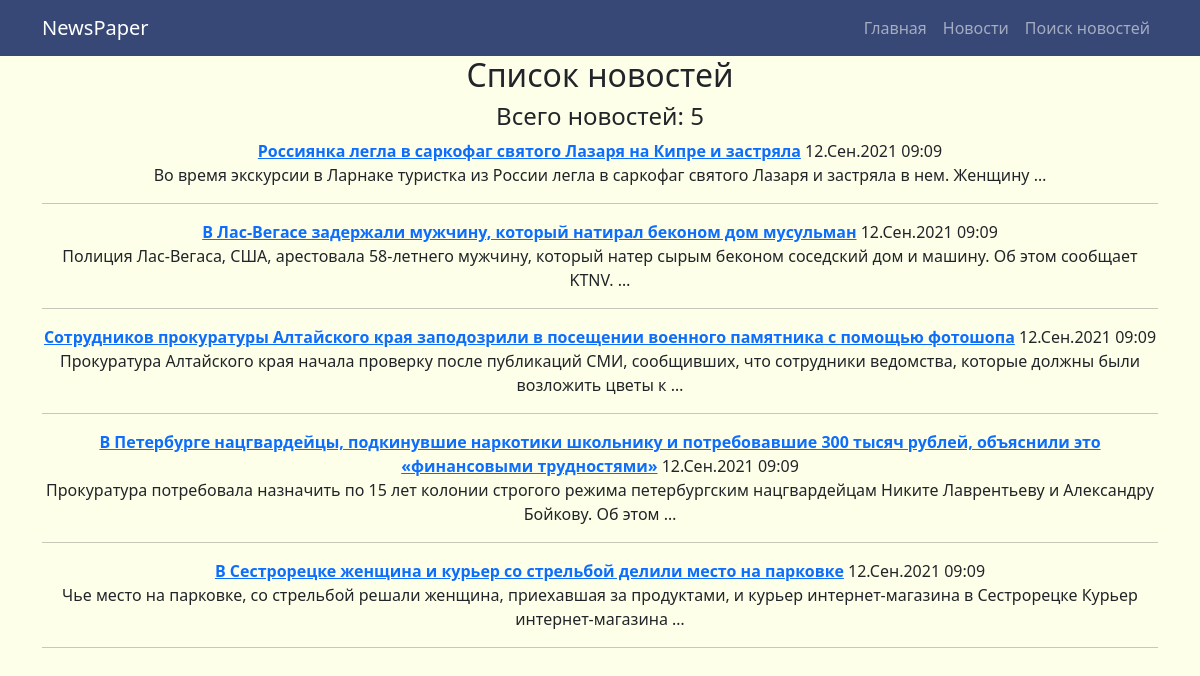
The page /news/ on the database as committed earlier.
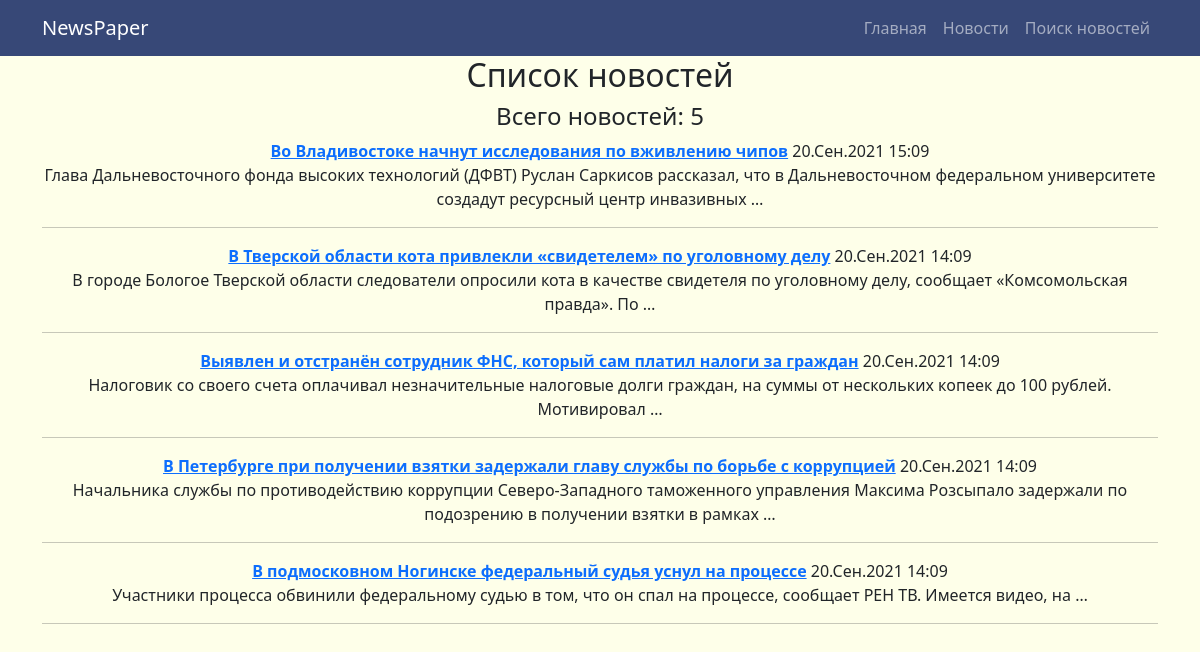
The same page on the database as committed later.
### news/models.py (models this page shows, shortened)
class Post(models.Model):
    post = "PS"
    news = "NW"
    TYPE = [
        (post, "Статья"),
        (news, "Новость"),
    ]
    author = models.ForeignKey(Author,
                               on_delete=models.CASCADE)
    type = models.CharField(max_length=2, choices=TYPE, default=post)
    create_time = models.DateTimeField(auto_now_add=True)
    category = models.ManyToManyField(Category, through="PostCategory")
    header = models.CharField(max_length=256,
                              default='Заголовок отсутвует')
    text = models.TextField(default='Текст отсутствует')
    rating = models.FloatField(default=0.0)

### news/views.py (the view)
# urls.py: path('', PostList.as_view()),
class PostList(ListView):
    model = Post
    template_name = 'news_list.html'
    context_object_name = 'news_list'
    queryset = Post.objects.all().order_by('id').reverse()
    paginate_by = 5
    def get_context_data(self, **kwargs):
        context = super().get_context_data(**kwargs)
        context["time_now"] = datetime.utcnow()
        return context

### news/templatetags/custom_filters.py (called while the page is built)
@register.filter(name='censor')
def censor(text):
    censor_text = ''
    for word in text.split()[:]:
        if word.strip(',.\'"').lower() in CENSOR_VOCABULARY:
             word = f'{word[0]}{re.sub("[a-zA-zа-яА-ЯёЁ]","*", word[1:-1])}{word[-2:]}'
        censor_text += f' {word}'
    return censor_text

### templates/news_list.html (shortened to what this page needs)
{% extends 'flatpages/default.html' %}
{% load custom_filters %}
{% block content %}
<h2>Список новостей</h2>
<h4>Всего новостей: {{ news_list|length }} </h4>
{% if news_list %}
    {% for news in news_list %}
        <b><a href={{news.id}}> {{ news.header|censor }}</a></b>
        {{ news.create_time|date:'d.M.Y  H:m' }} <br>
        {{ news.text|censor|truncatewords:18}} <hr>
    {% endfor %}
{% else %}
    <h2>Новостей пока нет</h2>
{% endif %}
{% endblock content %}

### templates/flatpages/default.html (shortened to what this page needs)
{% load static %}
<!DOCTYPE html>
<html lang="en">
    <head>
        <link href="{% static '/css/style.css' %}" rel="stylesheet">
    </head>
    <body>
        <nav class="navbar navbar-expand-lg navbar-dark bg-dark">
            <div class="container">
                <a class="navbar-brand" href="/">NewsPaper</a>
                <div class="collapse navbar-collapse" id="navbarSupportedContent">
                    <ul class="navbar-nav ms-auto mb-2 mb-lg-0">
                        <li class="nav-item"><a class="nav-link" aria-current="page" href="/">Главная</a></li>
                        <li class="nav-item"><a class="nav-link" href="/news/">Новости</a></li>
                        <li class="nav-item"><a class="nav-link" href="/news/search">Поиск новостей</a></li>
                    </ul>
                </div>
            </div>
        </nav>
        <div class="container">
            <div class="row">
            <div class="col-lg-12 text-center">
            {% block content %}{% endblock content %}
            </div>
            </div>
        </div>
    </body>
</html>

Rows that differ between the two databases and show on the page:
removed Post: header|censor "Россиянка легла в саркофаг святого Лазаря на Кипре и застряла", create_time "12.Сен.2021 09:09", text|censor "Во время экскурсии в Ларнаке туристка из России легла в саркофаг святого Лазаря и застряла в нем. Женщину …"
removed Post: header|censor "В Лас-Вегасе задержали мужчину, который натирал беконом дом мусульман", create_time "12.Сен.2021 09:09", text|censor "Полиция Лас-Вегаса, США, арестовала 58-летнего мужчину, который натер сырым беконом соседский дом и машину. Об этом сообщает KTNV. …"
removed Post: header|censor "Сотрудников прокуратуры Алтайского края заподозрили в посещении военного памятника с помощью фотошопа", create_time "12.Сен.2021 09:09", text|censor "Прокуратура Алтайского края начала проверку после публикаций СМИ, сообщивших, что сотрудники ведомства, которые должны были возложить цветы к …"
removed Post: header|censor "В Петербурге нацгвардейцы, подкинувшие наркотики школьнику и потребовавшие 300 тысяч рублей, объяснили это «финансовыми трудностями»", create_time "12.Сен.2021 09:09", text|censor "Прокуратура потребовала назначить по 15 лет колонии строгого режима петербургским нацгвардейцам Никите Лаврентьеву и Александру Бойкову. Об этом …"
removed Post: header|censor "В Сестрорецке женщина и курьер со стрельбой делили место на парковке", create_time "12.Сен.2021 09:09", text|censor "Чье место на парковке, со стрельбой решали женщина, приехавшая за продуктами, и курьер интернет-магазина в Сестрорецке Курьер интернет-магазина …"
added Post: header|censor "Во Владивостоке начнут исследования по вживлению чипов", create_time "20.Сен.2021 15:09", text|censor "Глава Дальневосточного фонда высоких технологий (ДФВТ) Руслан Саркисов рассказал, что в Дальневосточном федеральном университете создадут ресурсный центр инвазивных …"
added Post: header|censor "В Тверской области кота привлекли «свидетелем» по уголовному делу", create_time "20.Сен.2021 14:09", text|censor "В городе Бологое Тверской области следователи опросили кота в качестве свидетеля по уголовному делу, сообщает «Комсомольская правда». По …"
added Post: header|censor "Выявлен и отстранён сотрудник ФНС, который сам платил налоги за граждан", create_time "20.Сен.2021 14:09", text|censor "Налоговик со своего счета оплачивал незначительные налоговые долги граждан, на суммы от нескольких копеек до 100 рублей. Мотивировал …"
added Post: header|censor "В Петербурге при получении взятки задержали главу службы по борьбе с коррупцией", create_time "20.Сен.2021 14:09", text|censor "Начальника службы по противодействию коррупции Северо-Западного таможенного управления Максима Розсыпало задержали по подозрению в получении взятки в рамках …"
added Post: header|censor "В подмосковном Ногинске федеральный судья уснул на процессе", create_time "20.Сен.2021 14:09", text|censor "Участники процесса обвинили федеральному судью в том, что он спал на процессе, сообщает РЕН ТВ. Имеется видео, на …"
